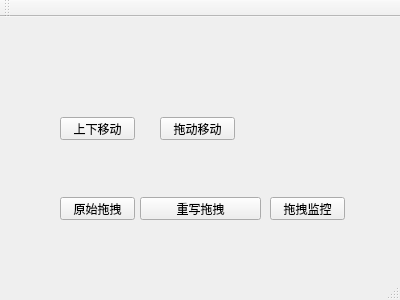
<?xml version="1.0" encoding="UTF-8"?>
<ui version="4.0">
 <class>MainWindow</class>
 <widget class="QMainWindow" name="MainWindow">
  <property name="geometry">
   <rect>
    <x>0</x>
    <y>0</y>
    <width>400</width>
    <height>300</height>
   </rect>
  </property>
  <property name="windowTitle">
   <string>MainWindow</string>
  </property>
  <widget class="QWidget" name="centralWidget">
   <widget class="QPushButton" name="UpDwon_pushButton">
    <property name="geometry">
     <rect>
      <x>60</x>
      <y>100</y>
      <width>75</width>
      <height>23</height>
     </rect>
    </property>
    <property name="text">
     <string>上下移动</string>
    </property>
   </widget>
   <widget class="QPushButton" name="Drag_pushButton">
    <property name="geometry">
     <rect>
      <x>160</x>
      <y>100</y>
      <width>75</width>
      <height>23</height>
     </rect>
    </property>
    <property name="text">
     <string>拖动移动</string>
    </property>
   </widget>
   <widget class="QPushButton" name="DrapEventFilter_pushButton">
    <property name="geometry">
     <rect>
      <x>270</x>
      <y>180</y>
      <width>75</width>
      <height>23</height>
     </rect>
    </property>
    <property name="text">
     <string>拖拽监控</string>
    </property>
   </widget>
   <widget class="QPushButton" name="OverrideTreeWidget_pushButton">
    <property name="geometry">
     <rect>
      <x>140</x>
      <y>180</y>
      <width>121</width>
      <height>23</height>
     </rect>
    </property>
    <property name="text">
     <string>重写拖拽</string>
    </property>
   </widget>
   <widget class="QPushButton" name="Origin_pushButton">
    <property name="geometry">
     <rect>
      <x>60</x>
      <y>180</y>
      <width>75</width>
      <height>23</height>
     </rect>
    </property>
    <property name="text">
     <string>原始拖拽</string>
    </property>
   </widget>
  </widget>
  <widget class="QMenuBar" name="menuBar">
   <property name="geometry">
    <rect>
     <x>0</x>
     <y>0</y>
     <width>400</width>
     <height>23</height>
    </rect>
   </property>
  </widget>
  <widget class="QToolBar" name="mainToolBar">
   <attribute name="toolBarArea">
    <enum>TopToolBarArea</enum>
   </attribute>
   <attribute name="toolBarBreak">
    <bool>false</bool>
   </attribute>
  </widget>
  <widget class="QStatusBar" name="statusBar"/>
 </widget>
 <layoutdefault spacing="6" margin="11"/>
 <resources/>
 <connections/>
</ui>
